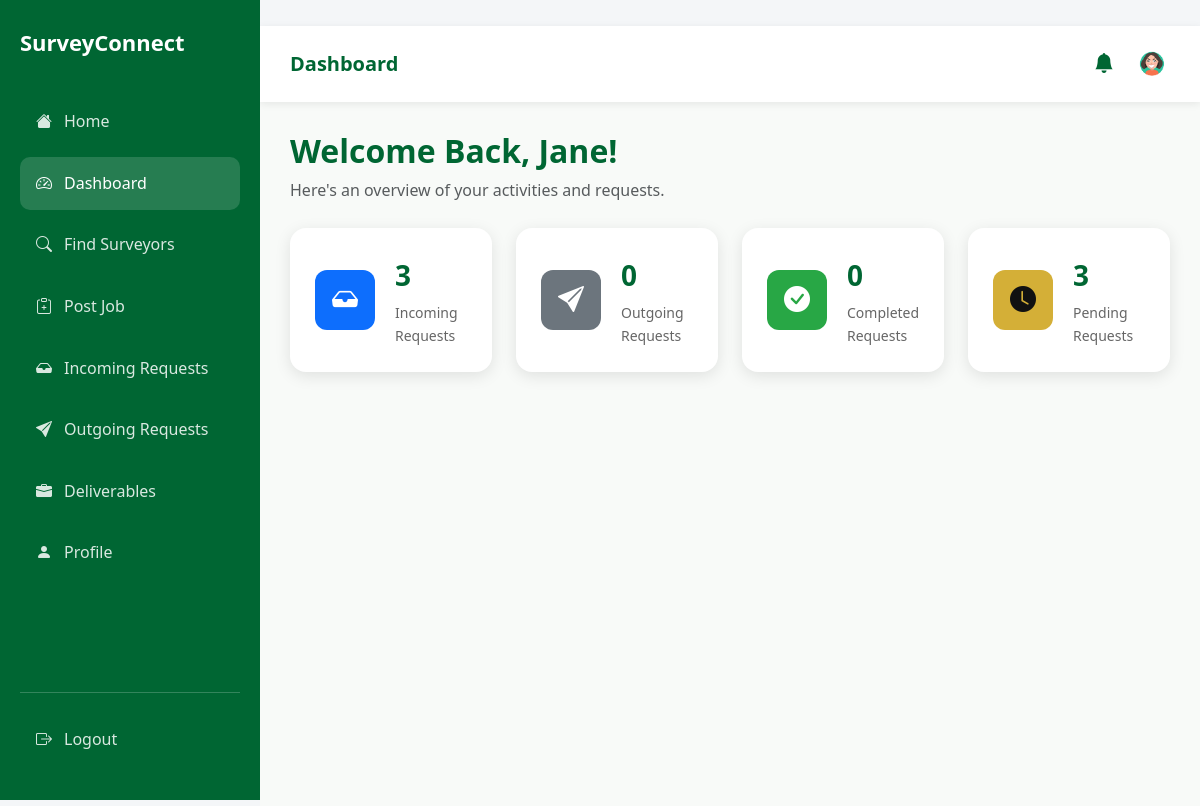
The app's page /client/dashboard.php (signed in) with its own data.
### tables this page shows
CREATE TABLE IF NOT EXISTS `clients_profile` (
  `id` int NOT NULL AUTO_INCREMENT,
  `account_id` int NOT NULL,
  `first_name` varchar(100) NOT NULL,
  `surname` varchar(100) NOT NULL,
  `other_names` varchar(100) DEFAULT NULL,
  `phone_number` varchar(20) NOT NULL,
  `whatsapp_number` varchar(20) NOT NULL,
  `bio` text NOT NULL,
  `state` varchar(100) NOT NULL,
  `lga` varchar(100) NOT NULL,
  `address` text NOT NULL,
  `profile_image` varchar(255) NOT NULL,
  `id_type` varchar(50) NOT NULL,
  `id_document` varchar(255) NOT NULL,
  `verification_status` enum('pending','verified','rejected') NOT NULL DEFAULT 'pending',
  `verified_at` datetime NOT NULL DEFAULT CURRENT_TIMESTAMP,
  `created_at` datetime NOT NULL DEFAULT CURRENT_TIMESTAMP,
  `updated_at` datetime NOT NULL DEFAULT CURRENT_TIMESTAMP ON UPDATE CURRENT_TIMESTAMP,
  PRIMARY KEY (`id`),
  KEY `fk_client_user` (`account_id`)
);

### models/ClientProfile.php (called while the page is built, shortened)
<?php
class ClientProfile{
    public function getClientProfileByAccountId($account_id, $pdo){
        $sql = "SELECT * FROM clients_profile WHERE account_id = ?";
        $stmt = $pdo->prepare($sql);
        $stmt->execute([$account_id]);
        $client_profile = $stmt->fetch(PDO::FETCH_ASSOC);
        return $client_profile;
    }
}

### models/Request.php (called while the page is built, shortened)
<?php
class Request{
    public function getClientTotalIncomingRequests($client_profile_id, $pdo){
        $sql = "SELECT COUNT(*) AS total FROM request_to_clients WHERE client_profile_id = ?";
        $stmt = $pdo->prepare($sql);
        $stmt->execute([$client_profile_id]);
        $total = $stmt->fetch(PDO::FETCH_ASSOC);
        return $total;
    }
    public function getClientTotalOutgoingRequests($client_profile_id, $pdo){
        $sql = "SELECT COUNT(*) AS total FROM request_to_surveyors WHERE client_profile_id = ?";
        $stmt = $pdo->prepare($sql);
        $stmt->execute([$client_profile_id]);
        $total = $stmt->fetch(PDO::FETCH_ASSOC);
        return $total;
    }
    public function getClientTotalPendingRequests($client_profile_id, $pdo){
        $sql = "SELECT
                    (SELECT COUNT(*) FROM request_to_clients
                     WHERE client_profile_id = ? AND request_status = 'pending') +
                    (SELECT COUNT(*) FROM request_to_surveyors
                     WHERE client_profile_id = ? AND request_status = 'pending') AS total";
        $stmt = $pdo->prepare($sql);
        $stmt->execute([$client_profile_id, $client_profile_id]);
        $total = $stmt->fetch(PDO::FETCH_ASSOC);
        return $total;
    }
    public function getClientTotalCompletedRequests($client_profile_id, $pdo){
        $sql = "SELECT
                    (SELECT COUNT(*) FROM request_to_clients
                     WHERE client_profile_id = ? AND request_status = 'completed') +
                    (SELECT COUNT(*) FROM request_to_surveyors
                     WHERE client_profile_id = ? AND request_status = 'completed') AS total";
        $stmt = $pdo->prepare($sql);
        $stmt->execute([$client_profile_id, $client_profile_id]);
        $total = $stmt->fetch(PDO::FETCH_ASSOC);
        return $total;
    }
}

### client/dashboard.php (the view, shortened to what this page needs)
<?php
require_once "../config/db-connect.php";
require_once "../models/ClientProfile.php";
require_once "../models/Request.php";
$account_id = $_SESSION['id'];
$clientProfile = new ClientProfile();
$profile = $clientProfile->getClientProfileByAccountId($account_id, $pdo);
$clientName = $profile['first_name'];
$profileImage = !empty($profile['profile_image'])
    ? "../uploads/profile_images/" . $profile['profile_image']
    : "../assets/images/client_avatar.jpg";
$client_profile_id = $profile['id'];
$request = new Request();
$totalIncomingRequests = $request->getClientTotalIncomingRequests($client_profile_id, $pdo);
$totalOutgoingRequests = $request->getClientTotalOutgoingRequests($client_profile_id, $pdo);
$totalCompletedRequests = $request->getClientTotalCompletedRequests($client_profile_id, $pdo);
$totalPendingRequests = $request->getClientTotalPendingRequests($client_profile_id, $pdo);
?>
<!DOCTYPE html>
<html lang="en">
<head>
  <link href="https://cdn.jsdelivr.net/npm/bootstrap@5.3.2/dist/css/bootstrap.min.css" rel="stylesheet">
  <link rel="stylesheet" href="https://cdn.jsdelivr.net/npm/bootstrap-icons@1.11.3/font/bootstrap-icons.min.css">
  <link rel="stylesheet" href="../assets/css/style.css">
</head>
<body>
  <?php include '../components/clientSidebar.php'; ?>
  <div class="surveyor-main">
    <nav class="surveyor-topbar">
      <div class="d-flex align-items-center gap-3">
        <strong>Dashboard</strong>
      </div>
      <div class="topbar-actions">
        <i class="bi bi-bell-fill"></i>
        <img
        src="<?php echo $profileImage; ?>"
        alt="Profile"
        class="rounded-circle"
        style="width: 36px; height: 36px; object-fit: cover;"
        >
      </div>
    </nav>
    <div class="dashboard-content">
      <div class="mb-4">
        <h2 class="mb-2" style="color: var(--primary-green); font-weight: 700;">
          Welcome Back, <?php echo ($clientName); ?>!
        </h2>
        <p class="text-muted">Here's an overview of your activities and requests.</p>
      </div>
      <div class="row g-4 mb-4">
        <div class="col-lg-3 col-md-6">
          <div class="surveyor-stat-card">
            <div class="surveyor-stat-icon blue">
              <i class="bi bi-inbox-fill"></i>
            </div>
            <div class="surveyor-stat-info">
              <div class="stat-value"><?php echo $totalIncomingRequests["total"]; ?></div>
              <div class="stat-label">Incoming Requests</div>
            </div>
          </div>
        </div>
        <div class="col-lg-3 col-md-6">
          <div class="surveyor-stat-card">
            <div class="surveyor-stat-icon gray">
              <i class="bi bi-send-fill"></i>
            </div>
            <div class="surveyor-stat-info">
              <div class="stat-value"><?php echo $totalOutgoingRequests["total"]; ?></div>
              <div class="stat-label">Outgoing Requests</div>
            </div>
          </div>
        </div>
        <div class="col-lg-3 col-md-6">
          <div class="surveyor-stat-card">
            <div class="surveyor-stat-icon green">
              <i class="bi bi-check-circle-fill"></i>
            </div>
            <div class="surveyor-stat-info">
              <div class="stat-value"><?php echo $totalCompletedRequests["total"]; ?></div>
              <div class="stat-label">Completed Requests</div>
            </div>
          </div>
        </div>
        <div class="col-lg-3 col-md-6">
          <div class="surveyor-stat-card">
            <div class="surveyor-stat-icon gold">
              <i class="bi bi-clock-fill"></i>
            </div>
            <div class="surveyor-stat-info">
              <div class="stat-value"><?php echo $totalPendingRequests["total"]; ?></div>
              <div class="stat-label">Pending Requests</div>
            </div>
          </div>
        </div>
      </div>
    </div>
  </div>
</body>
</html>

### records on screen
clients_profile: profile_image (picture), first_name "Jane"

### other values on screen
$totalIncomingRequests["total"] "3"
$totalOutgoingRequests["total"] "0"
$totalCompletedRequests["total"] "0"
$totalPendingRequests["total"] "3"
